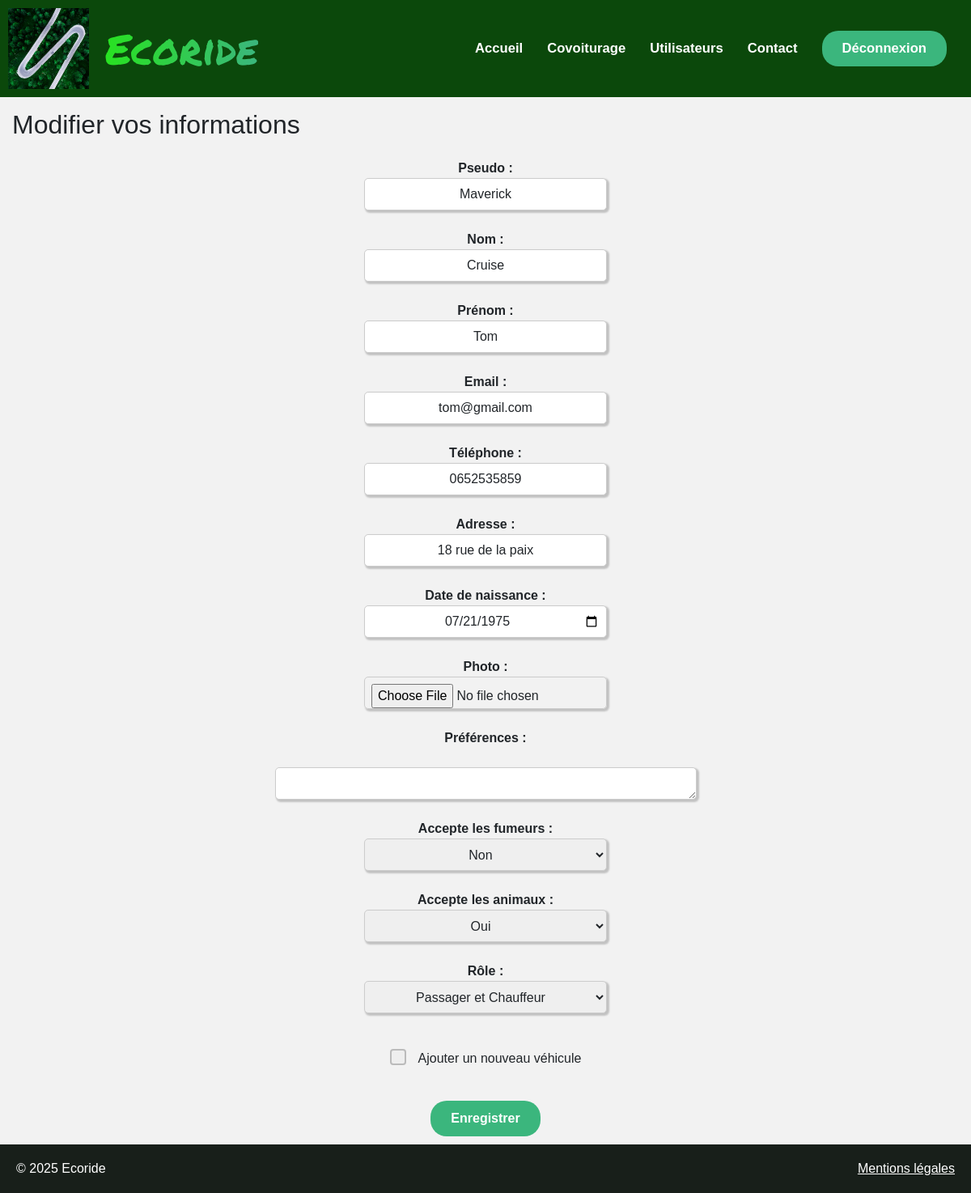
The app's page /views/Modify_user_information.php (signed in) with its own data.
### tables this page shows
CREATE TABLE `utilisateur` (
  `utilisateur_id` int(11) NOT NULL,
  `nom` varchar(50) NOT NULL,
  `prenom` varchar(50) NOT NULL,
  `email` varchar(50) NOT NULL,
  `password` varchar(255) DEFAULT NULL,
  `telephone` varchar(50) NOT NULL,
  `adresse` varchar(50) NOT NULL,
  `date_naissance` varchar(50) NOT NULL,
  `photo` blob DEFAULT NULL,
  `pseudo` varchar(50) NOT NULL,
  `parametre` varchar(10) DEFAULT 'valide',
  `credit` int(11) DEFAULT NULL,
  `note` decimal(3,2) DEFAULT NULL,
  `role` varchar(50) DEFAULT NULL,
  `preferences` varchar(1000) DEFAULT NULL,
  `animal` varchar(3) DEFAULT NULL,
  `fumeur` varchar(3) DEFAULT NULL,
  `compte_employee` varchar(10) DEFAULT NULL
);

### controllers/UserController.php (called while the page is built, shortened)
<?php
class UserController {
    private $modeluser;
    public function __construct(ModelUser $modeluser) {
        $this->modeluser = $modeluser;
    }
    public function getUserInformationFromDatabase($email) {
        return $this->modeluser->getUserInformation($email);
    }
}

### models/ModelUser.php (called while the page is built, shortened)
<?php
class ModelUser {
    private PDO $db;
    public function __construct() {
        $this->db = new PDO('mysql:host=localhost;dbname=ecoride', 'root', '');
    }
    public function getUserInformation($email) {
        $stmt = $this->db->prepare("SELECT utilisateur.*,voiture.*, covoiturage.*, utilisateur_possede_voiture.id_voiture_possede_utilisateur, voiture_utilise_covoiturage.id_covoiturage_utilise_voiture FROM utilisateur
        LEFT JOIN utilisateur_possede_voiture ON utilisateur_possede_voiture.id_utilisateur_possede_voiture = utilisateur.utilisateur_id
        LEFT JOIN voiture ON utilisateur_possede_voiture.id_voiture_possede_utilisateur = voiture.voiture_id
        LEFT JOIN voiture_utilise_covoiturage ON voiture_utilise_covoiturage.id_voiture_utilise_covoiturage = voiture.voiture_id
        LEFT JOIN covoiturage ON voiture_utilise_covoiturage.id_covoiturage_utilise_voiture = covoiturage.covoiturage_id
        LEFT JOIN utilisateur_participe_covoiturage ON utilisateur.utilisateur_id = utilisateur_participe_covoiturage.id_utilisateur
        WHERE email = :email");
        $stmt->bindValue(':email', $email);
        $stmt->execute();
        return $stmt->fetchAll(PDO::FETCH_ASSOC);
    }
}

### views/Modify_user_information.php (the view, shortened to what this page needs)
<?php
require_once 'header.php';
require_once '../models/ModelUser.php';
require_once '../controllers/UserController.php';
$modelUser = new ModelUser();
$userController = new UserController($modelUser);
$userData =$userController->getUserInformationFromDatabase($_SESSION['user']['email']);
 $userData = $userData[0];
?>
<!DOCTYPE html>
<html lang="fr">
<head>
    <link rel="stylesheet" href="../css/style.css">
</head>
<body>
    <section>
<?php require_once 'header.php'; ?>
<div class="Modify-information">
<div><h2>Modifier vos informations</h2></div>
    <form action="Modify_user_information.php" method="post" enctype="multipart/form-data">
        <div class="dispo-modify-information">
            <div class="colonne">
                <div class="champ-voiture">
                <label><strong>Pseudo :</strong> <input type="text" name="pseudo" value="<?= htmlspecialchars($userData['pseudo']) ?>"></label><br>
                <label><strong>Nom :</strong> <input type="text" name="nom" value="<?= htmlspecialchars($userData['nom']) ?>"></label><br>
                <label><strong>Prénom :</strong> <input type="text" name="prenom" value="<?= htmlspecialchars($userData['prenom']) ?>"></label><br>
                <label><strong>Email :</strong> <input type="email" name="email" value="<?= htmlspecialchars($userData['email']) ?>"></label><br>
                <label><strong>Téléphone :</strong> <input type="text" name="telephone" value="<?= htmlspecialchars($userData['telephone']) ?>"></label><br>
                <label><strong>Adresse :</strong> <input type="text" name="adresse" value="<?= htmlspecialchars($userData['adresse']) ?>"></label><br>
                <label><strong>Date de naissance :</strong> <input type="date" name="date_naissance" value="<?= htmlspecialchars($userData['date_naissance']) ?>"></label><br>
            </div>
            </div>
            <div class="colonne">
            <div class="champ-voiture">
                <label><strong>Photo :</strong> <input type="file" name="photo"></label><br>
                <label><strong>Préférences :</strong></label><br>
                <textarea name="preferences" rows="5" cols="50"><?= htmlspecialchars($userData['preferences']) ?></textarea><br>
                <label><strong>Accepte les fumeurs :</strong>
                    <select name="fumeur" id="fumeur">
                        <option value="non" <?= $userData['fumeur'] == 'non' ? 'selected' : '' ?>>Non</option>
                    </select>
                </label><br>
                <label><strong>Accepte les animaux :</strong>
                    <select name="animal" id="animal">
                        <option value="oui" <?= $userData['animal'] == 'oui' ? 'selected' : '' ?>>Oui</option>
                    </select>
                </label><br>
                <label><strong>Rôle :</strong></label>
                <select name="role" id="role">
                    <option value="passager&chauffeur" <?= $userData['role'] == 'passager&chauffeur' ? 'selected' : '' ?>>Passager et Chauffeur</option>
                </select><br>
            </div>
            </div>
        </div>
        <div id="ajout-vehicule-container" style="display: none;" class="checkbox-wrapper ">
            <div class="button-container">
            <label class="custom-checkbox">
                <span class="checkmark"></span>
                Ajouter un nouveau véhicule
            </label>
            </div>
        </div>
        <div class="button-container">
        <button type="submit" class="button">Enregistrer</button>
        </div>
    </form>
</div>
<?php
require_once 'footer.php';
?>
</section>
</body>
</html>

### css/style.css (style rules this page uses)
* { padding: 0; margin: 0; box-sizing: border-box; line-height: inherit; color: inherit; font: inherit; font-family: Verdana, Geneva, Tahoma, sans-serif; }
html, body { height: 100%; margin: 0; padding: 0; }
body { display: flex; flex-direction: column; min-height: 100vh; }
section { flex: 1; background-color: #F2F2F2; }
h1,h2 { padding: 15px; }
.button { background-color: rgb(59, 182, 125); border-radius: 20px; border: none; cursor: pointer; padding: 10px 25px; color: white; font-weight: 600; transition: all 0.2s ease; }
input, select, textarea { padding: 8px; font-size: 1rem; border: 1px solid #ccc; border-radius: 5px; padding: 5px 20px; box-shadow: 2px 2px 2px 1px rgba(0, 0, 0, 0.2); height: 40px; }
.colonne { display: flex; flex-direction: column; align-items: center; }
.checkbox-wrapper { display: flex; justify-content: center; align-items: center; margin-bottom: 20px; width: 100%; }
.custom-checkbox { display: inline-flex; align-items: center; justify-content: center; position: relative; padding-left: 35px; font-size: 16px; width: auto; }
.custom-checkbox .checkmark { position: absolute; left: 0; top: 0; height: 20px; width: 20px; background-color: #eee; border: 2px solid #bbb; border-radius: 4px; transition: all 0.2s; }
.custom-checkbox .checkmark::after { content: ""; position: absolute; display: none; }
.custom-checkbox .checkmark::after { left: 6px; top: 2px; width: 6px; height: 12px; border: solid white; border-width: 0 2px 2px 0; transform: rotate(45deg); }
.champ-voiture { display: flex; flex-direction: column; align-items: center; width: 300px; }
.champ-voiture label, .champ-voiture input, .champ-voiture select { width: 100%; text-align: center; box-sizing: border-box; }
.champ-voiture input, .champ-voiture select { padding: 8px; font-size: 1rem; border: 1px solid #ccc; border-radius: 5px; }
.button-container { display: flex; justify-content: center; margin-top: 20px; width: 100%; margin-bottom : 10px; }

### records on screen
utilisateur: pseudo "Maverick", nom "Cruise", prenom "Tom", email "tom@gmail.com", telephone "0652535859", adresse "18 rue de la paix", date_naissance "07/21/1975", fumeur "Non", animal "Oui", role "Passager et Chauffeur"
